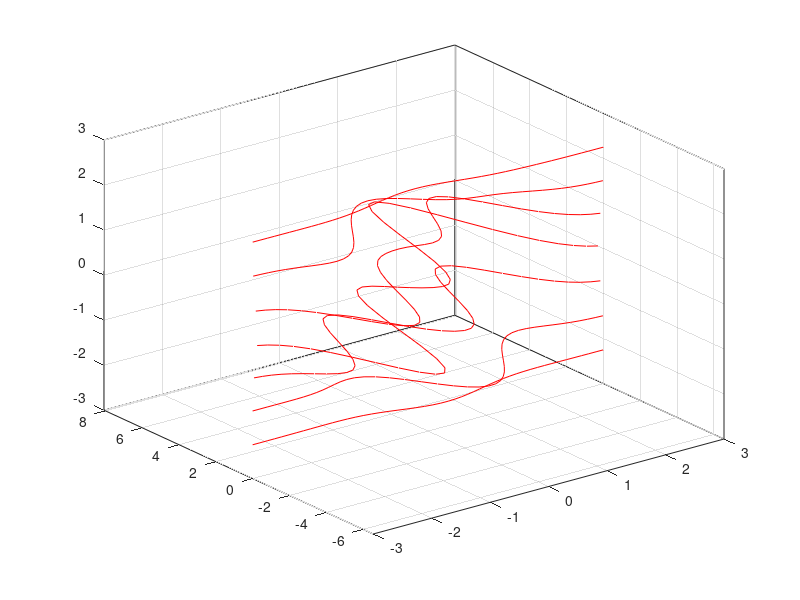

Write the MATLAB code that produced this figure.
function result = test_contour_014
result = false;
a = figure;
h = gca;
[Z,x,y] = peaks;
contour3(h,x,y,Z,7,'r-');
drawnow;
close(a);
result = true;
